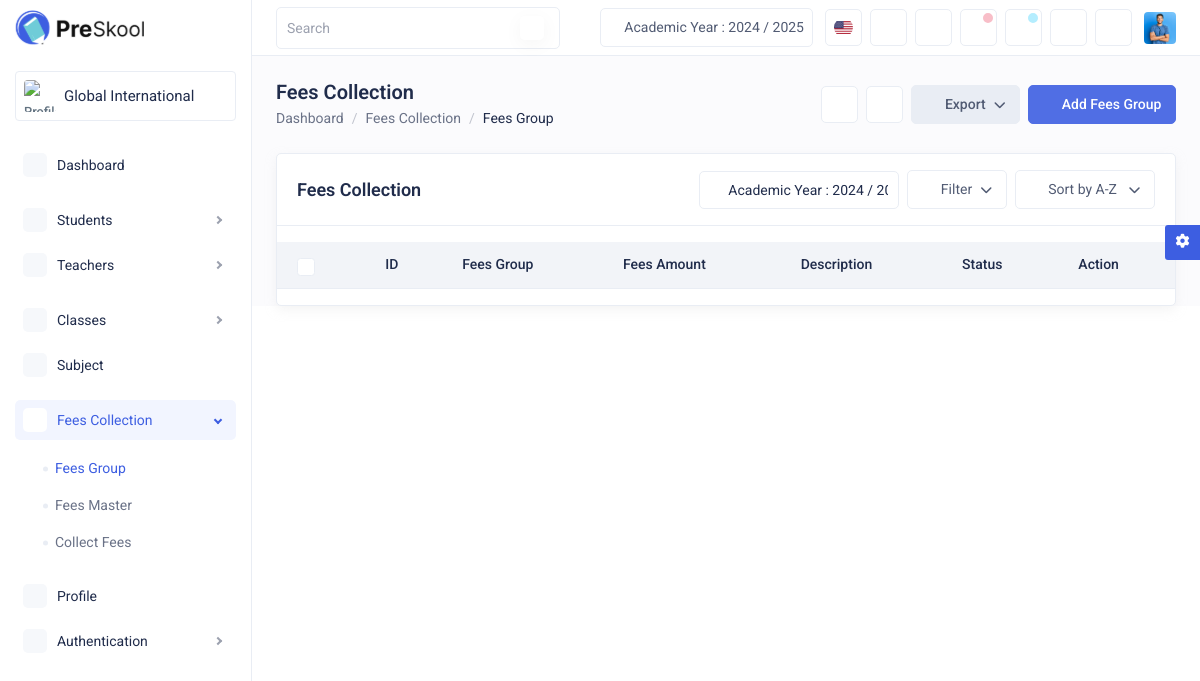
/fees-group.php (signed in), run on an earlier commit of the app's database.
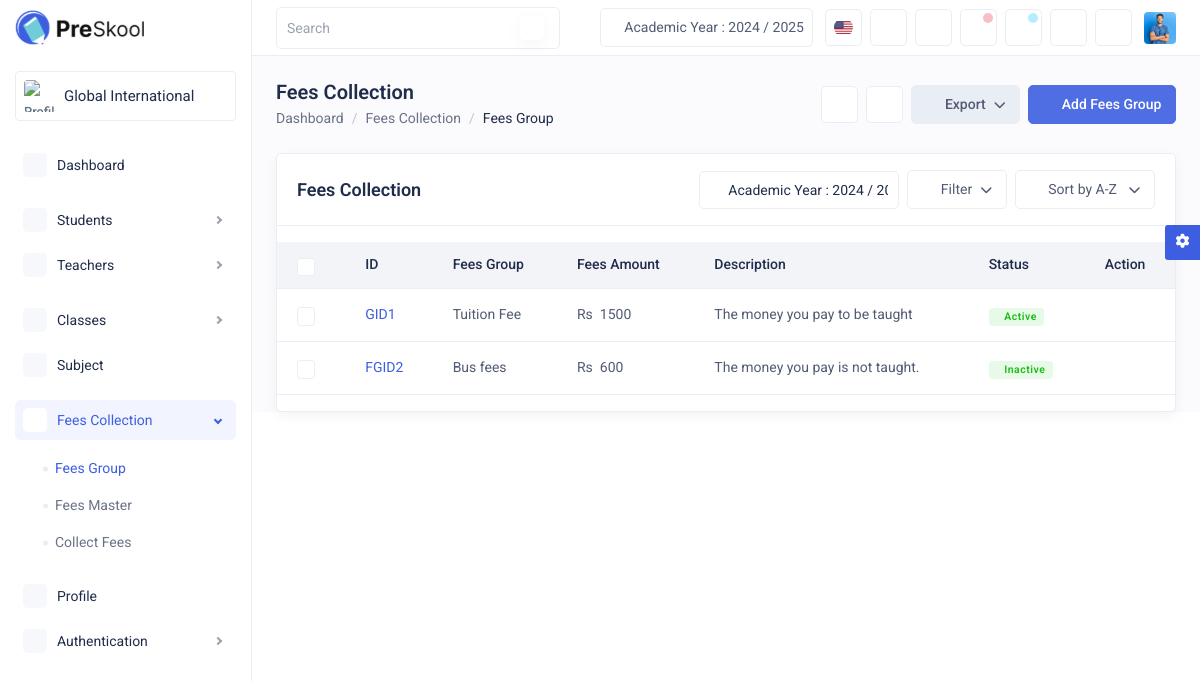
And on a later commit of the database.
### tables this page shows
CREATE TABLE IF NOT EXISTS `addfeesgroup` (
  `ID` int NOT NULL AUTO_INCREMENT,
  `feesGroupID` varchar(30) NOT NULL,
  `feesGroup` varchar(30) NOT NULL,
  `feesGroupAmount` varchar(15) NOT NULL,
  `remark` varchar(50) NOT NULL,
  `feesGroupStatus` varchar(11) NOT NULL,
  PRIMARY KEY (`ID`)
);

### php/feesGroupDataFromDatabase.php (called while the page is built, shortened)
<?php
$mysqli = db_connect();
$stmt = $mysqli->prepare("SELECT `feesGroupID`, `feesGroup`, `feesGroupAmount`, `remark`, `feesGroupStatus` FROM `addfeesgroup`");
$stmt->execute();
$stmt->store_result();
$stmt->bind_result(
    $feesGroupID,
    $feesGroup,
    $feesGroupAmount,
    $remark,
    $feesGroupStatus
);
$groups = array();
while ($stmt->fetch()) {
    $group = array(
        'feesGroupID' => $feesGroupID,
        'feesGroup' => $feesGroup,
        'feesGroupAmount' => $feesGroupAmount,
        'remark' => $remark,
        'feesGroupStatus' => $feesGroupStatus
    );
    $groups[] = $group;
}

### fees-group.php (the view, shortened to what the changed rows need)
<!DOCTYPE html>
<html lang="en">
<head>
    <link rel="stylesheet" href="css/bootstrap.min.css">
    <link rel="stylesheet" href="css/feather.css">
    <link rel="stylesheet" href="css/tabler-icons.css">
    <link rel="stylesheet" href="css/daterangepicker.css">
    <link rel="stylesheet" href="css/fontawesome.min.css">
    <link rel="stylesheet" href="css/all.min.css">
    <link rel="stylesheet" href="css/dataTables.bootstrap5.min.css">
    <link rel="stylesheet" href="css/select2.min.css">
    <link rel="stylesheet" href="css/style.css">
</head>
<body>
    <div class="main-wrapper">
        <div class="page-wrapper">
            <div class="content">
                <div class="card">
                    <div class="card-body p-0 py-3">
                        <div class="custom-datatable-filter table-responsive">
                            <table class="table datatable">
                                <thead class="thead-light">
                                    <tr>
                                        <th class="no-sort">
                                            <div class="form-check form-check-md">
                                                <input class="form-check-input" type="checkbox" id="select-all">
                                            </div>
                                        </th>
                                        <th>ID</th>
                                        <th>Fees Group</th>
                                        <th>Fees Amount</th>
                                        <th>Description</th>
                                        <th>Status </th>
                                        <th>Action</th>
                                    </tr>
                                </thead>
                                <tbody>
                                    <?php
                                    require_once 'php/feesGroupDataFromDatabase.php';
                                    foreach ($groups as $group) {
                                    ?>
                                        <tr>
                                            <td>
                                                <div class="form-check form-check-md">
                                                    <input class="form-check-input" type="checkbox">
                                                </div>
                                            </td>
                                            <td><a href="#" class="link-primary"><?php echo $group['feesGroupID']; ?></a></td>
                                            <td><?php echo $group['feesGroup']; ?></td>
                                            <td><?php echo $group['feesGroupAmount']; ?></td>
                                            <td><?php echo $group['remark']; ?></td>
                                            <td>
                                                <span class="badge badge-soft-success d-inline-flex align-items-center
"><i class="ti ti-circle-filled fs-5 me-1"></i><?php echo $group['feesGroupStatus']; ?></span>
                                            </td>
                                            <td>
                                                <div class="d-flex align-items-center">
                                                    <div class="dropdown">
                                                        <a href="#" class="btn btn-white btn-icon btn-sm d-flex align-items-center justify-content-center rounded-circle p-0" data-bs-toggle="dropdown" aria-expanded="false">
                                                            <i class="ti ti-dots-vertical fs-14"></i>
                                                        </a>
                                                    </div>
                                                </div>
                                            </td>
                                        </tr>
                                    <?php } ?>
                                </tbody>
                            </table>
                        </div>
                    </div>
                </div>
            </div>
        </div>
    </div>
</body>
</html>

What changed in the data, as far as the page shows it:
added addfeesgroup: feesGroupID "GID1", feesGroup "Tuition Fee", feesGroupAmount "Rs 1500", remark "The money you pay to be taught", feesGroupStatus "Active"
added addfeesgroup: feesGroupID "FGID2", feesGroup "Bus fees", feesGroupAmount "Rs 600", remark "The money you pay is not taught.", feesGroupStatus "Inactive"
